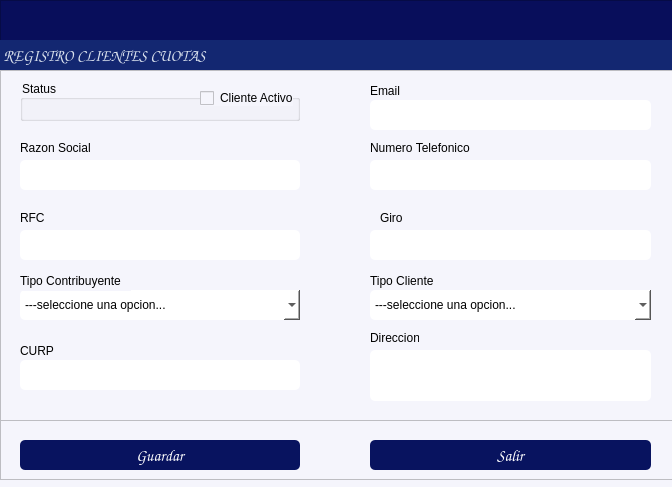
<?xml version="1.0" encoding="UTF-8"?>
<ui version="4.0">
 <class>formClientes</class>
 <widget class="QDialog" name="formClientes">
  <property name="windowModality">
   <enum>Qt::WindowModality::ApplicationModal</enum>
  </property>
  <property name="geometry">
   <rect>
    <x>0</x>
    <y>0</y>
    <width>672</width>
    <height>487</height>
   </rect>
  </property>
  <property name="windowTitle">
   <string/>
  </property>
  <property name="styleSheet">
   <string notr="true">background-color: rgb(245, 245, 252);</string>
  </property>
  <widget class="QFrame" name="frame">
   <property name="geometry">
    <rect>
     <x>0</x>
     <y>0</y>
     <width>681</width>
     <height>71</height>
    </rect>
   </property>
   <property name="maximumSize">
    <size>
     <width>16777215</width>
     <height>16777215</height>
    </size>
   </property>
   <property name="styleSheet">
    <string notr="true">background-color: rgb(8, 14, 91);</string>
   </property>
   <property name="frameShape">
    <enum>QFrame::Shape::StyledPanel</enum>
   </property>
   <property name="frameShadow">
    <enum>QFrame::Shadow::Raised</enum>
   </property>
   <widget class="QLabel" name="label_6">
    <property name="geometry">
     <rect>
      <x>0</x>
      <y>40</y>
      <width>832</width>
      <height>31</height>
     </rect>
    </property>
    <property name="font">
     <font>
      <family>Comic Sans MS</family>
      <pointsize>12</pointsize>
      <bold>true</bold>
     </font>
    </property>
    <property name="styleSheet">
     <string notr="true">color: rgb(255, 255, 255);
background-color: rgb(19, 39, 113);
color: rgb(255, 78, 2);
color: rgb(216, 224, 236);</string>
    </property>
    <property name="text">
     <string> REGISTRO CLIENTES CUOTAS</string>
    </property>
    <property name="alignment">
     <set>Qt::AlignmentFlag::AlignLeading|Qt::AlignmentFlag::AlignLeft|Qt::AlignmentFlag::AlignVCenter</set>
    </property>
   </widget>
  </widget>
  <widget class="QFrame" name="frame_2">
   <property name="geometry">
    <rect>
     <x>0</x>
     <y>70</y>
     <width>681</width>
     <height>351</height>
    </rect>
   </property>
   <property name="maximumSize">
    <size>
     <width>16777215</width>
     <height>500</height>
    </size>
   </property>
   <property name="styleSheet">
    <string notr="true">background-color: rgb(255, 255, 255);
background-color: rgb(245, 245, 252);</string>
   </property>
   <property name="frameShape">
    <enum>QFrame::Shape::StyledPanel</enum>
   </property>
   <property name="frameShadow">
    <enum>QFrame::Shadow::Raised</enum>
   </property>
   <widget class="QLineEdit" name="txtNombreCliente">
    <property name="geometry">
     <rect>
      <x>20</x>
      <y>90</y>
      <width>280</width>
      <height>30</height>
     </rect>
    </property>
    <property name="styleSheet">
     <string notr="true">background-color: rgb(255, 255, 255);
border-radius:5px;</string>
    </property>
    <property name="alignment">
     <set>Qt::AlignmentFlag::AlignBottom|Qt::AlignmentFlag::AlignLeading|Qt::AlignmentFlag::AlignLeft</set>
    </property>
   </widget>
   <widget class="QLabel" name="label_4">
    <property name="geometry">
     <rect>
      <x>20</x>
      <y>270</y>
      <width>49</width>
      <height>21</height>
     </rect>
    </property>
    <property name="text">
     <string>CURP</string>
    </property>
   </widget>
   <widget class="QTextEdit" name="txtDireccion">
    <property name="geometry">
     <rect>
      <x>370</x>
      <y>280</y>
      <width>281</width>
      <height>51</height>
     </rect>
    </property>
    <property name="styleSheet">
     <string notr="true">background-color: rgb(255, 255, 255);
border-radius:5px;</string>
    </property>
   </widget>
   <widget class="QComboBox" name="cmbTipoContribuyente">
    <property name="enabled">
     <bool>true</bool>
    </property>
    <property name="geometry">
     <rect>
      <x>20</x>
      <y>220</y>
      <width>280</width>
      <height>30</height>
     </rect>
    </property>
    <property name="styleSheet">
     <string notr="true">background-color: rgb(255, 255, 255);
border-radius:5px;</string>
    </property>
    <item>
     <property name="text">
      <string>---seleccione una opcion...</string>
     </property>
    </item>
    <item>
     <property name="text">
      <string>Persona Fisica</string>
     </property>
    </item>
    <item>
     <property name="text">
      <string>Persona Moral</string>
     </property>
    </item>
   </widget>
   <widget class="QLabel" name="label_3">
    <property name="geometry">
     <rect>
      <x>20</x>
      <y>200</y>
      <width>111</width>
      <height>21</height>
     </rect>
    </property>
    <property name="text">
     <string>Tipo Contribuyente</string>
    </property>
   </widget>
   <widget class="QLabel" name="label_8">
    <property name="geometry">
     <rect>
      <x>370</x>
      <y>260</y>
      <width>49</width>
      <height>16</height>
     </rect>
    </property>
    <property name="text">
     <string>Direccion</string>
    </property>
   </widget>
   <widget class="QGroupBox" name="groupBox">
    <property name="geometry">
     <rect>
      <x>20</x>
      <y>10</y>
      <width>280</width>
      <height>41</height>
     </rect>
    </property>
    <property name="styleSheet">
     <string notr="true"/>
    </property>
    <property name="title">
     <string>Status</string>
    </property>
    <widget class="QCheckBox" name="checkBoxStatus">
     <property name="geometry">
      <rect>
       <x>180</x>
       <y>10</y>
       <width>93</width>
       <height>16</height>
      </rect>
     </property>
     <property name="styleSheet">
      <string notr="true">border-color: rgb(0, 0, 0);</string>
     </property>
     <property name="text">
      <string>Cliente Activo</string>
     </property>
    </widget>
   </widget>
   <widget class="QLabel" name="label_5">
    <property name="geometry">
     <rect>
      <x>370</x>
      <y>10</y>
      <width>49</width>
      <height>21</height>
     </rect>
    </property>
    <property name="text">
     <string>Email</string>
    </property>
   </widget>
   <widget class="QLabel" name="label_7">
    <property name="geometry">
     <rect>
      <x>380</x>
      <y>140</y>
      <width>31</width>
      <height>16</height>
     </rect>
    </property>
    <property name="text">
     <string>Giro</string>
    </property>
   </widget>
   <widget class="QLabel" name="label_9">
    <property name="geometry">
     <rect>
      <x>370</x>
      <y>70</y>
      <width>111</width>
      <height>16</height>
     </rect>
    </property>
    <property name="text">
     <string>Numero Telefonico</string>
    </property>
   </widget>
   <widget class="QLineEdit" name="txtRFC">
    <property name="geometry">
     <rect>
      <x>20</x>
      <y>160</y>
      <width>280</width>
      <height>30</height>
     </rect>
    </property>
    <property name="styleSheet">
     <string notr="true">background-color: rgb(255, 255, 255);
border-radius:5px;
</string>
    </property>
    <property name="maxLength">
     <number>13</number>
    </property>
    <property name="alignment">
     <set>Qt::AlignmentFlag::AlignBottom|Qt::AlignmentFlag::AlignLeading|Qt::AlignmentFlag::AlignLeft</set>
    </property>
   </widget>
   <widget class="QLineEdit" name="txtEmail">
    <property name="geometry">
     <rect>
      <x>370</x>
      <y>30</y>
      <width>281</width>
      <height>30</height>
     </rect>
    </property>
    <property name="styleSheet">
     <string notr="true">background-color: rgb(255, 255, 255);
border-radius:5px;</string>
    </property>
    <property name="alignment">
     <set>Qt::AlignmentFlag::AlignBottom|Qt::AlignmentFlag::AlignLeading|Qt::AlignmentFlag::AlignLeft</set>
    </property>
   </widget>
   <widget class="QLineEdit" name="txtCel">
    <property name="geometry">
     <rect>
      <x>370</x>
      <y>90</y>
      <width>281</width>
      <height>30</height>
     </rect>
    </property>
    <property name="styleSheet">
     <string notr="true">background-color: rgb(255, 255, 255);
border-radius:5px;</string>
    </property>
    <property name="alignment">
     <set>Qt::AlignmentFlag::AlignBottom|Qt::AlignmentFlag::AlignLeading|Qt::AlignmentFlag::AlignLeft</set>
    </property>
   </widget>
   <widget class="QLineEdit" name="txtGiro">
    <property name="geometry">
     <rect>
      <x>370</x>
      <y>160</y>
      <width>281</width>
      <height>30</height>
     </rect>
    </property>
    <property name="styleSheet">
     <string notr="true">background-color: rgb(255, 255, 255);
border-radius:5px;</string>
    </property>
    <property name="alignment">
     <set>Qt::AlignmentFlag::AlignBottom|Qt::AlignmentFlag::AlignLeading|Qt::AlignmentFlag::AlignLeft</set>
    </property>
   </widget>
   <widget class="QLineEdit" name="txtCURP">
    <property name="geometry">
     <rect>
      <x>20</x>
      <y>290</y>
      <width>280</width>
      <height>30</height>
     </rect>
    </property>
    <property name="styleSheet">
     <string notr="true">background-color: rgb(255, 255, 255);
border-radius:5px;</string>
    </property>
    <property name="text">
     <string/>
    </property>
    <property name="maxLength">
     <number>18</number>
    </property>
    <property name="alignment">
     <set>Qt::AlignmentFlag::AlignBottom|Qt::AlignmentFlag::AlignLeading|Qt::AlignmentFlag::AlignLeft</set>
    </property>
   </widget>
   <widget class="QLabel" name="label_10">
    <property name="geometry">
     <rect>
      <x>20</x>
      <y>70</y>
      <width>111</width>
      <height>16</height>
     </rect>
    </property>
    <property name="text">
     <string>Razon Social</string>
    </property>
   </widget>
   <widget class="QLabel" name="label_11">
    <property name="geometry">
     <rect>
      <x>20</x>
      <y>140</y>
      <width>31</width>
      <height>16</height>
     </rect>
    </property>
    <property name="text">
     <string>RFC</string>
    </property>
   </widget>
   <widget class="QLabel" name="label_12">
    <property name="geometry">
     <rect>
      <x>370</x>
      <y>200</y>
      <width>111</width>
      <height>21</height>
     </rect>
    </property>
    <property name="text">
     <string>Tipo Cliente</string>
    </property>
   </widget>
   <widget class="QComboBox" name="cmbTipoCliente">
    <property name="enabled">
     <bool>true</bool>
    </property>
    <property name="geometry">
     <rect>
      <x>370</x>
      <y>220</y>
      <width>281</width>
      <height>30</height>
     </rect>
    </property>
    <property name="styleSheet">
     <string notr="true">background-color: rgb(255, 255, 255);
border-radius:5px;</string>
    </property>
    <item>
     <property name="text">
      <string>---seleccione una opcion...</string>
     </property>
    </item>
    <item>
     <property name="text">
      <string>Areas Comunes</string>
     </property>
    </item>
    <item>
     <property name="text">
      <string>Locales Comerciales</string>
     </property>
    </item>
    <item>
     <property name="text">
      <string>Espacios Publicitarios</string>
     </property>
    </item>
    <item>
     <property name="text">
      <string>Estacionamiento</string>
     </property>
    </item>
    <item>
     <property name="text">
      <string>Recuperacion Servicios</string>
     </property>
    </item>
   </widget>
  </widget>
  <widget class="QFrame" name="frame_3">
   <property name="geometry">
    <rect>
     <x>0</x>
     <y>420</y>
     <width>701</width>
     <height>60</height>
    </rect>
   </property>
   <property name="maximumSize">
    <size>
     <width>16777215</width>
     <height>60</height>
    </size>
   </property>
   <property name="styleSheet">
    <string notr="true"/>
   </property>
   <property name="frameShape">
    <enum>QFrame::Shape::StyledPanel</enum>
   </property>
   <property name="frameShadow">
    <enum>QFrame::Shadow::Raised</enum>
   </property>
   <widget class="QPushButton" name="btnGuardar">
    <property name="geometry">
     <rect>
      <x>20</x>
      <y>20</y>
      <width>280</width>
      <height>30</height>
     </rect>
    </property>
    <property name="font">
     <font>
      <family>Comic Sans MS</family>
      <pointsize>12</pointsize>
      <bold>false</bold>
     </font>
    </property>
    <property name="cursor">
     <cursorShape>PointingHandCursor</cursorShape>
    </property>
    <property name="layoutDirection">
     <enum>Qt::LayoutDirection::LeftToRight</enum>
    </property>
    <property name="styleSheet">
     <string notr="true">background-color: rgb(8, 19, 95);
color: rgb(255, 255, 255);
border-radius:5px;
</string>
    </property>
    <property name="text">
     <string>Guardar</string>
    </property>
    <property name="icon">
     <iconset>
      <normaloff>../iconos/guardar.png</normaloff>../iconos/guardar.png</iconset>
    </property>
    <property name="iconSize">
     <size>
      <width>30</width>
      <height>30</height>
     </size>
    </property>
    <property name="flat">
     <bool>true</bool>
    </property>
   </widget>
   <widget class="QPushButton" name="btnSalir">
    <property name="geometry">
     <rect>
      <x>370</x>
      <y>20</y>
      <width>281</width>
      <height>30</height>
     </rect>
    </property>
    <property name="font">
     <font>
      <family>Comic Sans MS</family>
      <pointsize>12</pointsize>
      <bold>false</bold>
     </font>
    </property>
    <property name="cursor">
     <cursorShape>PointingHandCursor</cursorShape>
    </property>
    <property name="layoutDirection">
     <enum>Qt::LayoutDirection::LeftToRight</enum>
    </property>
    <property name="styleSheet">
     <string notr="true">background-color: rgb(8, 19, 95);
color: rgb(255, 255, 255);
border-radius:5px;
</string>
    </property>
    <property name="text">
     <string>Salir</string>
    </property>
    <property name="icon">
     <iconset>
      <normaloff>../iconos/salir.ico</normaloff>../iconos/salir.ico</iconset>
    </property>
    <property name="iconSize">
     <size>
      <width>20</width>
      <height>20</height>
     </size>
    </property>
    <property name="flat">
     <bool>true</bool>
    </property>
   </widget>
  </widget>
 </widget>
 <resources/>
 <connections/>
</ui>
